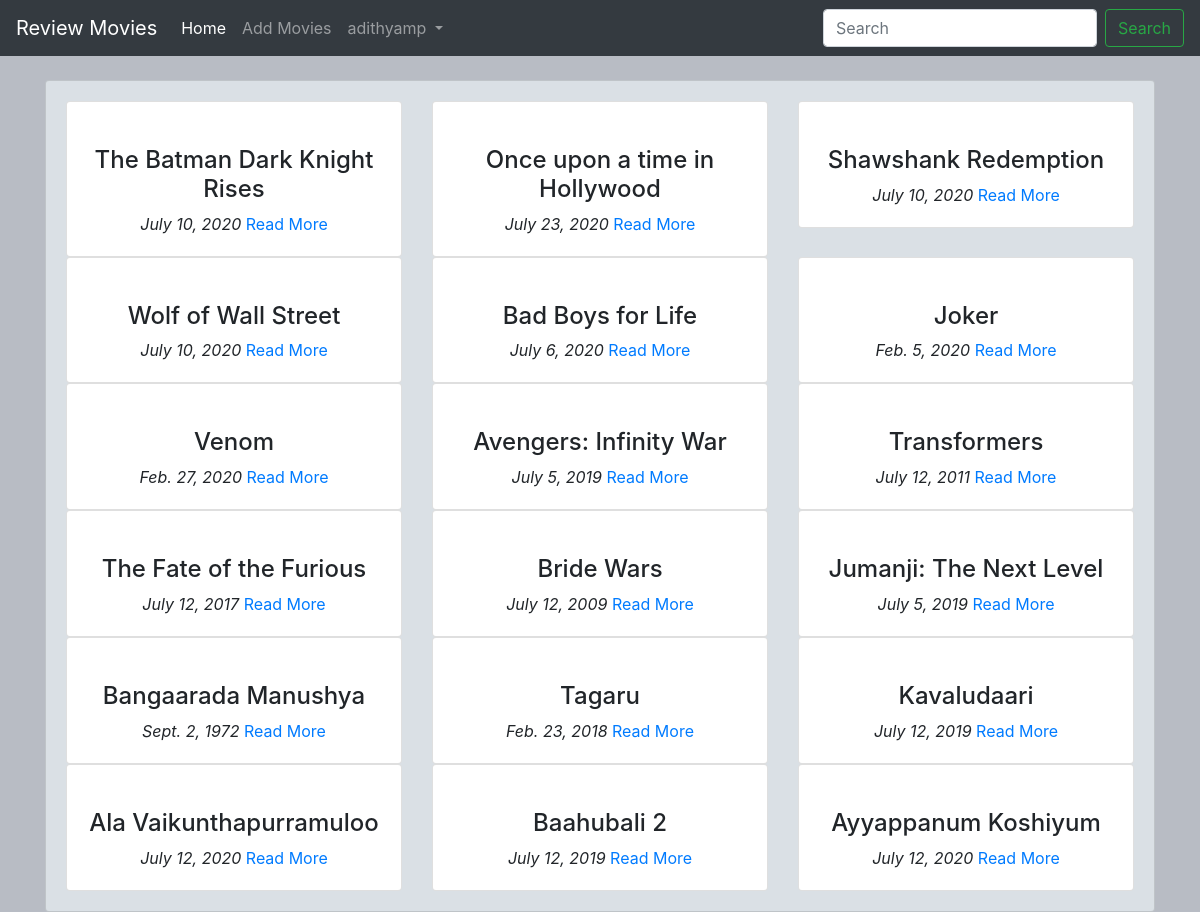
The app's page / (signed in) with its own data.
### main/models.py (models this page shows, shortened)
class Movie(models.Model):
    name = models.CharField(max_length=300)
    director = models.CharField(max_length=300)
    cast = models.CharField(max_length=800)
    description = models.TextField(max_length=5000)
    release_date = models.DateField()
    averageRating = models.FloatField(default=0)
    image = models.URLField(default=None, null=True)

### main/views.py (the view)
# urls.py: 2. Add a URL to urlpatterns:  path('', views.home, name='home')
def home(request):
    query = request.GET.get("title")
    allMovies = None
    if query:
        allMovies = Movie.objects.filter(name__icontains=query)
    else:
        allMovies = Movie.objects.all()
    context = {
        "movies": allMovies
    }
    return render(request, 'main/index.html', context)

### main/templates/main/index.html (shortened to what this page needs)
{% extends 'main/base.html' %}
{% block content %}
<div class="container">
    <br>
    <div class="card" id="backdrop">
        <div class="card-body">
            <div class="row">
                {% for movie in movies %}
                  <div class="col-md-4">
                      <div class="card">
                          <div class="card-body">
                              <div class="text-center">
                              <h4 class="text-center">{{ movie.name }}</h4>
                                  <i class="text-center">{{ movie.release_date }}</i>
                                  <a href="{% url 'main:detail' movie.id %}">Read More</a>
                              </div>
                          </div>
                      </div>
                  </div>
                {% endfor %}
            </div>
        </div>
    </div>
</div>
{% endblock %}

### main/templates/main/base.html (shortened to what this page needs)
<!doctype html>
<html lang="en">
  <head>
    <link rel="stylesheet" href="https://maxcdn.bootstrapcdn.com/bootstrap/4.0.0/css/bootstrap.min.css">
    {% load staticfiles %}
    <link rel="stylesheet" href="{% static 'css/main.css' %}">
  </head>
  <body>
<nav class="navbar navbar-expand-lg navbar-dark bg-dark text-white">
  <a class="navbar-brand" href="{% url 'main:home' %}">Review Movies</a>
  <div class="collapse navbar-collapse" id="navbarSupportedContent">
    <ul class="navbar-nav mr-auto">
      <li class="nav-item active">
        <a class="nav-link" href="{% url 'main:home' %}">Home <span class="sr-only">(current)</span></a>
      </li>
      {% if user.is_authenticated %}
         {% if user.is_superuser %}
            <li class="nav-item">
              <a class="nav-link" href="{% url 'main:add_movies' %}">Add Movies</a>
            </li>
         {% endif %}
      {% endif %}
      {% if user.is_authenticated %}
      <li class="nav-item dropdown">
        <a class="nav-link dropdown-toggle" href="#" id="navbarDropdown" role="button" data-toggle="dropdown" aria-haspopup="true" aria-expanded="false">
          {{user.username}}
        </a>
      </li>
      {% endif %}
    </ul>
    <form class="form-inline my-2 my-lg-0" method="GET" action="{% url 'main:home' %}">
      <input class="form-control mr-sm-2" type="search" placeholder="Search" aria-label="Search" name="title">
      <button class="btn btn-outline-success my-2 my-sm-0" type="submit">Search</button>
    </form>
  </div>
</nav>
    {% block content %}
    {% endblock %}
  </body>
</html>

### main/static/css/main.css (style rules this page uses)
body { background-color: #b8bcc4; }
#backdrop { background-color: #dae0e5; }

### records on screen
Movie: name "The Batman Dark Knight Rises", release_date "July 10, 2020"
Movie: name "Once upon a time in Hollywood", release_date "July 23, 2020"
Movie: name "Shawshank Redemption", release_date "July 10, 2020"
Movie: name "Wolf of Wall Street", release_date "July 10, 2020"
Movie: name "Bad Boys for Life", release_date "July 6, 2020"
Movie: name "Joker", release_date "Feb. 5, 2020"
Movie: name "Venom", release_date "Feb. 27, 2020"
Movie: name "Avengers: Infinity War", release_date "July 5, 2019"
Movie: name "Transformers", release_date "July 12, 2011"
Movie: name "The Fate of the Furious", release_date "July 12, 2017"
Movie: name "Bride Wars", release_date "July 12, 2009"
Movie: name "Jumanji: The Next Level", release_date "July 5, 2019"
Movie: name "Bangaarada Manushya", release_date "Sept. 2, 1972"
Movie: name "Tagaru", release_date "Feb. 23, 2018"
Movie: name "Kavaludaari", release_date "July 12, 2019"
Movie: name "Ala Vaikunthapurramuloo", release_date "July 12, 2020"
Movie: name "Baahubali 2", release_date "July 12, 2019"
Movie: name "Ayyappanum Koshiyum", release_date "July 12, 2020"

### other values on screen
{{ user.username }} "adithyamp"
